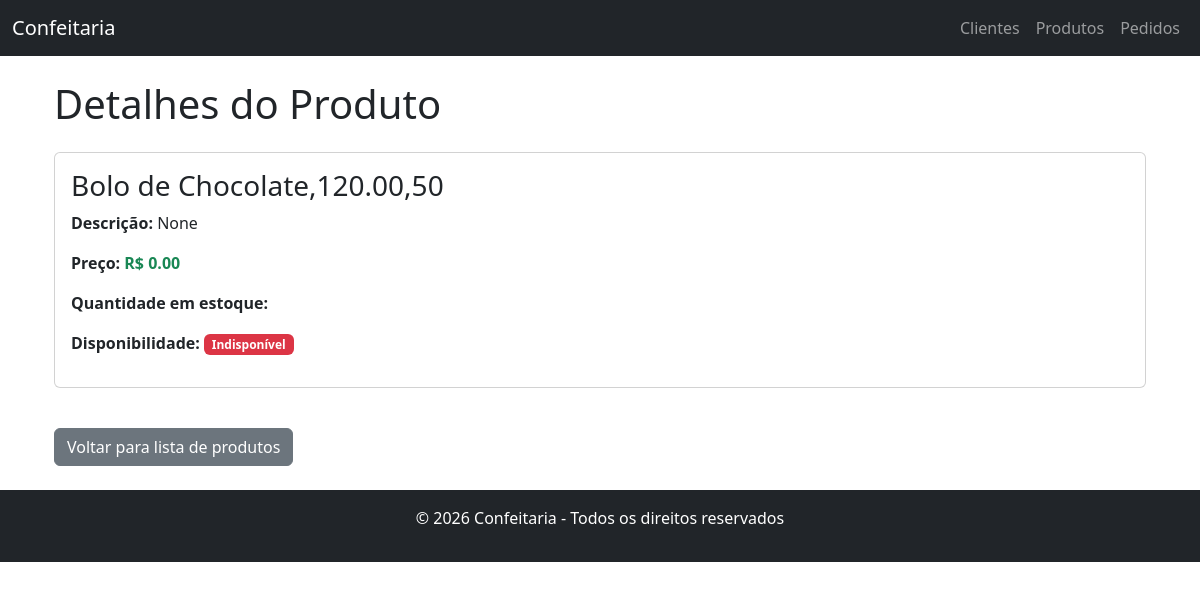
The app's page /produtos/produto/1/ with its own data.
### produtos/models.py (models this page shows, shortened)
class Produto(models.Model):
    nome = models.CharField(max_length=100)
    descricao = models.TextField(blank=True, null=True)
    preco = models.DecimalField(max_digits=8, decimal_places=2)
    disponibilidade = models.BooleanField(default=True)
    estoque = models.PositiveIntegerField(default=0)  # único campo de quantidade

### produtos/views.py (the view)
# urls.py: path('produto/<int:pk>/', ProdutoDetailView.as_view(), name='detalhe_produto'),
class ProdutoDetailView(DetailView):
    model = Produto
    template_name = 'produtos/detalhe_produto.html'

### templates/produtos/detalhe_produto.html
{% extends "base.html" %}
{% block content %}
<div class="container mt-4">
    <h1 class="mb-4">Detalhes do Produto</h1>
    <div class="card mb-4">
        <div class="card-body">
            <h3 class="card-title">{{ produto.nome }}</h3>
            <p><strong>Descrição:</strong> {{ produto.descricao }}</p>
            <p><strong>Preço:</strong> <span class="fw-bold text-success">R$ {{ produto.preco }}</span></p>
            <p><strong>Quantidade em estoque:</strong> {{ produto.quantidade }}</p>
            <p>
                <strong>Disponibilidade:</strong>
                {% if produto.disponibilidade %}
                    <span class="badge bg-success">Disponível</span>
                {% else %}
                    <span class="badge bg-danger">Indisponível</span>
                {% endif %}
            </p>
        </div>
    </div>
    <a href="{% url 'lista_produtos' %}" class="btn btn-secondary mt-3">Voltar para lista de produtos</a>
</div>
{% endblock %}

### records on screen
Produto: nome "Bolo de Chocolate,120.00,50", descricao "None", preco "0.00"

### other values on screen
{{ year|default:"2026" }} "2026"
